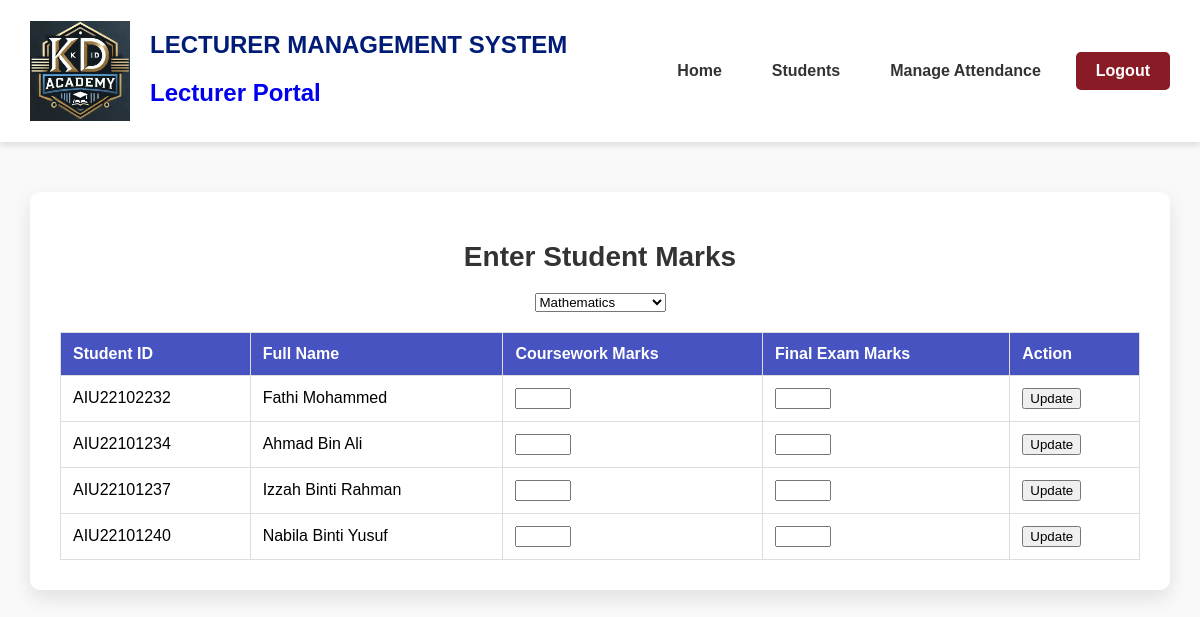
Page /enter_marks.php?course_id=1 (signed in) on the committed database.
### tables this page shows
CREATE TABLE `students` (
    `student_id` varchar(50) NOT NULL,
    `username` varchar(50) NOT NULL,
    `password` varchar(20) NOT NULL,
    `email` varchar(100) NOT NULL,
    `phone` varchar(20) DEFAULT NULL,
    `fullname` varchar(255) DEFAULT NULL,
    `address` varchar(100) NOT NULL,
    PRIMARY KEY (`student_id`)
);

### enter_marks.php (the view, shortened to what this page needs)
<?php
require 'database.php';
$username = $_SESSION['username'];
$lecturer_id = null;
$lecturerQuery = "SELECT lecturer_id FROM lecturers WHERE username = ?";
$stmt = $conn->prepare($lecturerQuery);
if ($stmt) {
    $stmt->bind_param("s", $username);
    $stmt->execute();
    $stmt->bind_result($lecturer_id);
}
$courses = [];
$courseQuery = "SELECT course_id, course_name FROM courses WHERE lecturer_id = ?";
$stmt = $conn->prepare($courseQuery);
if ($stmt) {
    $stmt->bind_param("s", $lecturer_id);
    $stmt->execute();
    $courseResult = $stmt->get_result();
    while ($row = $courseResult->fetch_assoc()) {
        $courses[] = $row;
    }
}
$studentList = [];
if (!empty($_GET['course_id'])) {
    $selected_course = $_GET['course_id'];
    $query = "SELECT s.student_id, s.fullname FROM course_registrations cr
              INNER JOIN semester_courses sc ON cr.semester_course_id = sc.id
              INNER JOIN students s ON cr.student_id = s.student_id
              WHERE sc.course_id = ? AND cr.status = 'Approved'";
    $stmt = $conn->prepare($query);
    if ($stmt) {
        $stmt->bind_param("i", $selected_course);
        $stmt->execute();
        $result = $stmt->get_result();
        while ($row = $result->fetch_assoc()) {
            $studentList[] = $row;
        }
    }
}
?>
<!DOCTYPE html>
<html lang="en">
<head>
</head>
<body>
<?php include 'navbar_lecturer.php'; ?>
<div class="container">
    <h1>Enter Student Marks</h1>
    <form method="GET" action="">
        <select name="course_id" onchange="this.form.submit()">
            <?php foreach ($courses as $course) : ?>
                <option value="<?= htmlspecialchars($course['course_id']) ?>"
                    <?= isset($_GET['course_id']) && $_GET['course_id'] == $course['course_id'] ? 'selected' : '' ?>>
                    <?= htmlspecialchars($course['course_name']) ?>
                </option>
            <?php endforeach; ?>
        </select>
    </form>
    <?php if (!empty($studentList)) : ?>
        <table>
            <thead>
                <tr>
                    <th>Student ID</th>
                    <th>Full Name</th>
                    <th>Coursework Marks</th>
                    <th>Final Exam Marks</th>
                    <th>Action</th>
                </tr>
            </thead>
            <tbody>
                <?php foreach ($studentList as $student) :
                    $coursework_marks = null;
                    $final_exam_marks = null;
                    $marksQuery = "SELECT coursework_marks, final_exam_marks FROM student_marks WHERE student_id = ? AND course_id = ?";
                    $stmt = $conn->prepare($marksQuery);
                    if ($stmt) {
                        $stmt->bind_param("si", $student['student_id'], $selected_course);
                        $stmt->execute();
                        $stmt->bind_result($coursework_marks, $final_exam_marks);
                    }
                ?>
                    <tr>
                        <form method="POST" action="">
                            <td><?= htmlspecialchars($student['student_id']) ?>
                            </td>
                            <td><?= htmlspecialchars($student['fullname']) ?></td>
                            <td><input type="number" name="coursework_marks" min="0" max="60" value="<?= $coursework_marks ?? '' ?>" required></td>
                            <td><input type="number" name="final_exam_marks" min="0" max="40" value="<?= $final_exam_marks ?? '' ?>" required></td>
                            <td>
                                <button type="submit" name="update_marks">Update</button>
                            </td>
                        </form>
                    </tr>
                <?php endforeach; ?>
            </tbody>
        </table>
    <?php else : ?>
        <p>No students found.</p>
    <?php endif; ?>
</div>
</body>
</html>

### enter_marks.php (style rules this page uses)
body { font-family: 'Arial', sans-serif; margin: 0; padding: 0; background-color: #f9f9f9; }
.container { margin: 50px auto; max-width: 90%; background-color: #fff; border-radius: 10px; padding: 30px; box-shadow: 0px 8px 20px rgba(0, 0, 0, 0.1); text-align: center; }
.container h1 { font-size: 28px; color: #333; margin-bottom: 20px; }
table { width: 100%; border-collapse: collapse; margin-top: 20px; }
table th, table td { padding: 12px; border: 1px solid #ddd; text-align: left; }
table th { background-color: rgb(70, 83, 192); color: #fff; font-weight: bold; }

### rows in the picture
students: student_id "AIU22102232", fullname "Fathi Mohammed"
students: student_id "AIU22101234", fullname "Ahmad Bin Ali"
students: student_id "AIU22101237", fullname "Izzah Binti Rahman"
students: student_id "AIU22101240", fullname "Nabila Binti Yusuf"

### other values in the picture
form field course_id "Mathematics"
